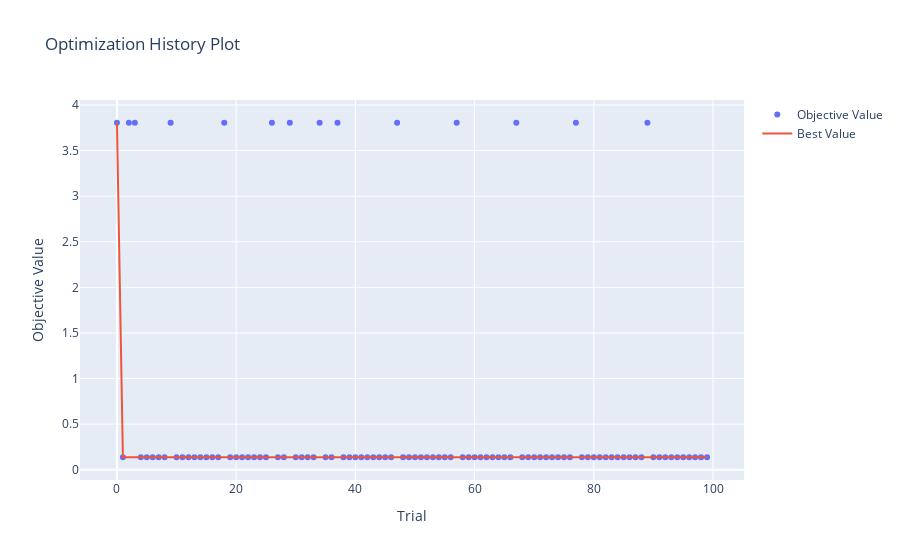
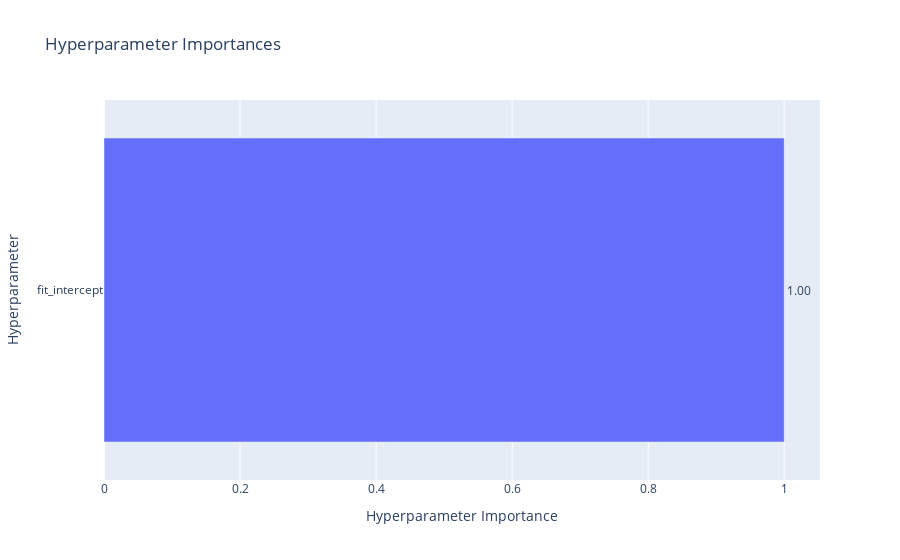

Notebook code cell kept with these figures, in order:
### Code cell
# --- Linear Regression 튜닝 (RobustScaler 사용) ---
from sklearn.preprocessing import RobustScaler
# 1. 튜닝 설정
MODEL_NAME = "Linear Regression"
N_TRIALS = 100
N_SPLITS = 7


# 2. Optuna Objective 함수 정의
def objective_linear_regression(trial):
    fit_intercept = trial.suggest_categorical('fit_intercept', [True, False])
    
    model = Pipeline([
        ('scaler', RobustScaler()),
        ('linear_regression', LinearRegression(fit_intercept=fit_intercept, n_jobs=-1))
    ])

    # --- 교차 검증 루프 ---
    kf = KFold(n_splits=N_SPLITS, shuffle=True, random_state=42)
    scores = []

    for train_idx, val_idx in kf.split(X):
        X_train, X_val = X.iloc[train_idx], X.iloc[val_idx]
        y_train, y_val = y.iloc[train_idx], y.iloc[val_idx]

        model.fit(X_train, y_train)

        y_pred_log = model.predict(X_val)

       
        if not np.all(np.isfinite(y_pred_log)):
            return 1e8  

        rmse = get_rmse(y_val, y_pred_log)
        scores.append(rmse)

    return np.mean(scores)


# 3. 튜닝 실행
study_linear_regression = optuna.create_study(direction="minimize")
study_linear_regression.optimize(
    objective_linear_regression,
    n_trials=N_TRIALS,
    show_progress_bar=True
)

# 4. 결과 저장 및 시각화
best_params = study_linear_regression.best_params
best_value = study_linear_regression.best_value

tuning_results_regression[MODEL_NAME] = {'best_params': best_params, 'best_value': best_value,
                                         'study': study_linear_regression}

print(f"\n--- 튜닝 완료: {MODEL_NAME} ---")
print(f"최적 하이퍼파라미터: {best_params}")
print(f"최소 평균 RMSE: {best_value:.4f}")

visualize_tuning_results(study_linear_regression, MODEL_NAME)

### Figure 1 — Plotly figure (JSON) as saved in the notebook; plotly's stock layout.template omitted (floating-point values rounded to 4 significant figures)
{"data": [{"mode": "markers", "name": "Objective Value", "x": [0, 1, 2, 3, 4, 5, 6, 7, 8, 9, 10, 11, 12, 13, 14, 15, 16, 17, 18, 19, 20, 21, 22, 23, 24, 25, 26, 27, 28, 29, 30, 31, 32, 33, 34, 35, 36, 37, 38, 39, 40, 41, 42, 43, 44, 45, 46, 47, 48, 49, 50, 51, 52, 53, 54, 55, 56, 57, 58, 59, 60, 61, 62, 63, 64, 65, 66, 67, 68, 69, 70, 71, 72, 73, 74, 75, 76, 77, 78, 79, 80, 81, 82, 83, 84, 85, 86, 87, 88, 89, 90, 91, 92, 93, 94, 95, 96, 97, 98, 99], "y": [3.805, 0.1371, 3.805, 3.805, 0.1371, 0.1371, 0.1371, 0.1371, 0.1371, 3.805, 0.1371, 0.1371, 0.1371, 0.1371, 0.1371, 0.1371, 0.1371, 0.1371, 3.805, 0.1371, 0.1371, 0.1371, 0.1371, 0.1371, 0.1371, 0.1371, 3.805, 0.1371, 0.1371, 3.805, 0.1371, 0.1371, 0.1371, 0.1371, 3.805, 0.1371, 0.1371, 3.805, 0.1371, 0.1371, 0.1371, 0.1371, 0.1371, 0.1371, 0.1371, 0.1371, 0.1371, 3.805, 0.1371, 0.1371, 0.1371, 0.1371, 0.1371, 0.1371, 0.1371, 0.1371, 0.1371, 3.805, 0.1371, 0.1371, 0.1371, 0.1371, 0.1371, 0.1371, 0.1371, 0.1371, 0.1371, 3.805, 0.1371, 0.1371, 0.1371, 0.1371, 0.1371, 0.1371, 0.1371, 0.1371, 0.1371, 3.805, 0.1371, 0.1371, 0.1371, 0.1371, 0.1371, 0.1371, 0.1371, 0.1371, 0.1371, 0.1371, 0.1371, 3.805, 0.1371, 0.1371, 0.1371, 0.1371, 0.1371, 0.1371, 0.1371, 0.1371, 0.1371, 0.1371], "type": "scatter"}, {"mode": "lines", "name": "Best Value", "x": [0, 1, 2, 3, 4, 5, 6, 7, 8, 9, 10, 11, 12, 13, 14, 15, 16, 17, 18, 19, 20, 21, 22, 23, 24, 25, 26, 27, 28, 29, 30, 31, 32, 33, 34, 35, 36, 37, 38, 39, 40, 41, 42, 43, 44, 45, 46, 47, 48, 49, 50, 51, 52, 53, 54, 55, 56, 57, 58, 59, 60, 61, 62, 63, 64, 65, 66, 67, 68, 69, 70, 71, 72, 73, 74, 75, 76, 77, 78, 79, 80, 81, 82, 83, 84, 85, 86, 87, 88, 89, 90, 91, 92, 93, 94, 95, 96, 97, 98, 99], "y": [3.805, 0.1371, 0.1371, 0.1371, 0.1371, 0.1371, 0.1371, 0.1371, 0.1371, 0.1371, 0.1371, 0.1371, 0.1371, 0.1371, 0.1371, 0.1371, 0.1371, 0.1371, 0.1371, 0.1371, 0.1371, 0.1371, 0.1371, 0.1371, 0.1371, 0.1371, 0.1371, 0.1371, 0.1371, 0.1371, 0.1371, 0.1371, 0.1371, 0.1371, 0.1371, 0.1371, 0.1371, 0.1371, 0.1371, 0.1371, 0.1371, 0.1371, 0.1371, 0.1371, 0.1371, 0.1371, 0.1371, 0.1371, 0.1371, 0.1371, 0.1371, 0.1371, 0.1371, 0.1371, 0.1371, 0.1371, 0.1371, 0.1371, 0.1371, 0.1371, 0.1371, 0.1371, 0.1371, 0.1371, 0.1371, 0.1371, 0.1371, 0.1371, 0.1371, 0.1371, 0.1371, 0.1371, 0.1371, 0.1371, 0.1371, 0.1371, 0.1371, 0.1371, 0.1371, 0.1371, 0.1371, 0.1371, 0.1371, 0.1371, 0.1371, 0.1371, 0.1371, 0.1371, 0.1371, 0.1371, 0.1371, 0.1371, 0.1371, 0.1371, 0.1371, 0.1371, 0.1371, 0.1371, 0.1371, 0.1371], "type": "scatter"}, {"marker": {"color": "#cccccc"}, "mode": "markers", "name": "Infeasible Trial", "showlegend": false, "x": [], "y": [], "type": "scatter"}], "layout": {"title": {"text": "Optimization History Plot"}, "xaxis": {"title": {"text": "Trial"}}, "yaxis": {"title": {"text": "Objective Value"}}}}

### Figure 2 — Plotly figure (JSON) as saved in the notebook; plotly's stock layout.template omitted (floating-point values rounded to 4 significant figures)
{"data": [{"cliponaxis": false, "hovertemplate": ["fit_intercept (CategoricalDistribution): 1.0<extra></extra>"], "name": "Objective Value", "orientation": "h", "text": ["1.00"], "textposition": "outside", "x": [1.0], "y": ["fit_intercept"], "type": "bar"}], "layout": {"title": {"text": "Hyperparameter Importances"}, "xaxis": {"title": {"text": "Hyperparameter Importance"}}, "yaxis": {"title": {"text": "Hyperparameter"}}}}
